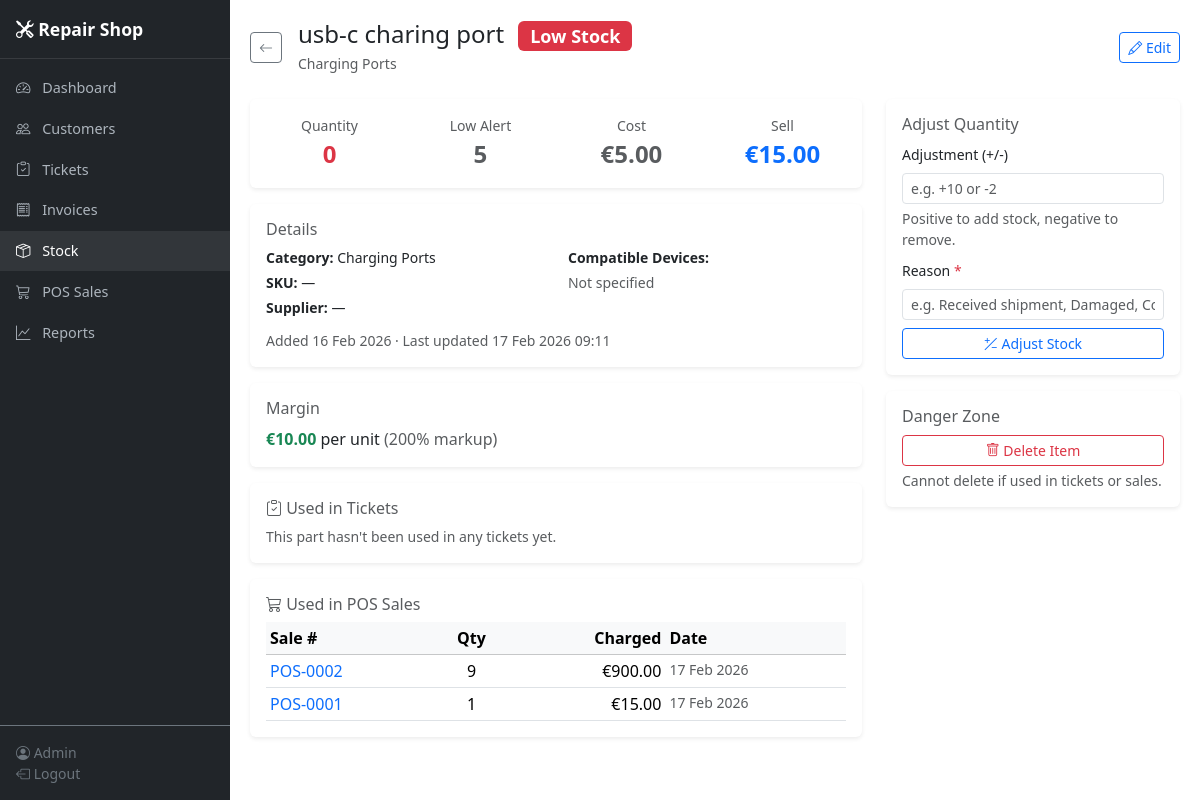
The app's page /stock/2 (signed in) with its own data.
### app/models.py (models this page shows, shortened)
class User(UserMixin, db.Model):
    __tablename__ = "users"
    id = db.Column(db.Integer, primary_key=True)
    username = db.Column(db.String(80), unique=True, nullable=False, index=True)
    email = db.Column(db.String(120), unique=True, nullable=False)
    password_hash = db.Column(db.String(256), nullable=False)
    full_name = db.Column(db.String(120), nullable=False)
    role = db.Column(db.String(20), nullable=False, default="technician")
    is_active = db.Column(db.Boolean, default=True)
    created_at = db.Column(db.DateTime, default=utcnow)
    assigned_tickets = db.relationship("Ticket", backref="technician", lazy="dynamic",
                                       foreign_keys="Ticket.technician_id")
    progress_logs = db.relationship("TicketProgressLog", backref="user", lazy="dynamic")
    pos_sales = db.relationship("POSSale", backref="served_by_user", lazy="dynamic")

class StockItem(db.Model):
    __tablename__ = "stock_items"
    id = db.Column(db.Integer, primary_key=True)
    name = db.Column(db.String(150), nullable=False, index=True)
    category = db.Column(db.String(60), default="General")
    compatible_devices = db.Column(db.Text, default="")
    sku = db.Column(db.String(60), default="", index=True)
    quantity = db.Column(db.Integer, default=0)
    low_stock_threshold = db.Column(db.Integer, default=5)
    cost_price = db.Column(db.Float, default=0.0)
    sell_price = db.Column(db.Float, default=0.0)
    supplier = db.Column(db.String(120), default="")
    created_at = db.Column(db.DateTime, default=utcnow)
    updated_at = db.Column(db.DateTime, default=utcnow, onupdate=utcnow)
    ticket_uses = db.relationship("TicketPartUsed", backref="stock_item", lazy="dynamic")
    pos_sale_items = db.relationship("POSSaleItem", backref="stock_item", lazy="dynamic")
    @property
    def is_low_stock(self):
        return self.quantity <= self.low_stock_threshold

class POSSaleItem(db.Model):
    __tablename__ = "pos_sale_items"
    id = db.Column(db.Integer, primary_key=True)
    sale_id = db.Column(db.Integer, db.ForeignKey("pos_sales.id"), nullable=False, index=True)
    stock_item_id = db.Column(db.Integer, db.ForeignKey("stock_items.id"), nullable=False)
    quantity = db.Column(db.Integer, nullable=False, default=1)
    price_charged = db.Column(db.Float, nullable=False, default=0.0)
    created_at = db.Column(db.DateTime, default=utcnow)
    @property
    def line_total(self):
        return self.quantity * self.price_charged

class POSSale(db.Model):
    __tablename__ = "pos_sales"
    id = db.Column(db.Integer, primary_key=True)
    sale_number = db.Column(db.String(20), unique=True, nullable=False, index=True)
    served_by = db.Column(db.Integer, db.ForeignKey("users.id"), nullable=False)
    customer_id = db.Column(db.Integer, db.ForeignKey("customers.id"), nullable=True)
    total = db.Column(db.Float, nullable=False, default=0.0)
    payment_method = db.Column(db.String(20), nullable=False, default="Cash")
    notes = db.Column(db.Text, default="")
    created_at = db.Column(db.DateTime, default=utcnow)
    items = db.relationship("POSSaleItem", backref="sale", lazy="dynamic",
                            cascade="all, delete-orphan")

### app/blueprints/stock/routes.py (the view)
@bp.route("/<int:item_id>")
@login_required
def view(item_id):
    item = StockItem.query.get_or_404(item_id)
    ticket_uses = (
        TicketPartUsed.query
        .filter_by(stock_item_id=item.id)
        .order_by(TicketPartUsed.created_at.desc())
        .limit(50)
        .all()
    )
    pos_uses = (
        POSSaleItem.query
        .filter_by(stock_item_id=item.id)
        .order_by(POSSaleItem.created_at.desc())
        .limit(50)
        .all()
    )
    return render_template(
        "stock/view.html",
        item=item,
        ticket_uses=ticket_uses,
        pos_uses=pos_uses,
    )

### app/models.py (called while the page is built)
@login_manager.user_loader
def load_user(user_id):
    return db.session.get(User, int(user_id))

### app/templates/stock/view.html (shortened to what this page needs)
{% extends "base.html" %}
{% block content %}
<div class="d-flex justify-content-between align-items-center mb-4">
  <div class="d-flex align-items-center">
    <a href="{{ url_for('stock.index') }}" class="btn btn-outline-secondary btn-sm me-3">
      <i class="bi bi-arrow-left"></i>
    </a>
    <div>
      <h4 class="mb-0">
        {{ item.name }}
        {% if item.is_low_stock %}
        <span class="badge bg-danger ms-2">Low Stock</span>
        {% endif %}
      </h4>
      <small class="text-muted">
        {{ item.category }}
      </small>
    </div>
  </div>
  <div>
    <a href="{{ url_for('stock.edit', item_id=item.id) }}" class="btn btn-outline-primary btn-sm">
      <i class="bi bi-pencil"></i> Edit
    </a>
  </div>
</div>
<div class="row">
  <div class="col-lg-8">
    <div class="card border-0 shadow-sm mb-3">
      <div class="card-body">
        <div class="row text-center">
          <div class="col-3">
            <div class="text-muted small">Quantity</div>
            <div class="fs-4 fw-bold {% if item.is_low_stock %}text-danger{% else %}text-success{% endif %}">
              {{ item.quantity }}
            </div>
          </div>
          <div class="col-3">
            <div class="text-muted small">Low Alert</div>
            <div class="fs-4 fw-bold text-muted">{{ item.low_stock_threshold }}</div>
          </div>
          <div class="col-3">
            <div class="text-muted small">Cost</div>
            <div class="fs-4 fw-bold text-muted">€{{ '%.2f'|format(item.cost_price) }}</div>
          </div>
          <div class="col-3">
            <div class="text-muted small">Sell</div>
            <div class="fs-4 fw-bold text-primary">€{{ '%.2f'|format(item.sell_price) }}</div>
          </div>
        </div>
      </div>
    </div>
    <div class="card border-0 shadow-sm mb-3">
      <div class="card-body">
        <h6 class="text-muted mb-2">Details</h6>
        <div class="row">
          <div class="col-md-6">
            <p class="mb-1 small"><strong>Category:</strong> {{ item.category }}</p>
            <p class="mb-1 small"><strong>SKU:</strong> {{ item.sku or '—' }}</p>
            <p class="mb-1 small"><strong>Supplier:</strong> {{ item.supplier or '—' }}</p>
          </div>
          <div class="col-md-6">
            <p class="mb-1 small"><strong>Compatible Devices:</strong></p>
            <p class="mb-0 small text-muted">{{ item.compatible_devices or 'Not specified' }}</p>
          </div>
        </div>
        <p class="mb-0 mt-2 small text-muted">
          Added {{ item.created_at.strftime('%d %b %Y') }}
          {% if item.updated_at %} · Last updated {{ item.updated_at.strftime('%d %b %Y %H:%M') }}{% endif %}
        </p>
      </div>
    </div>
    {% if item.cost_price > 0 and item.sell_price > 0 %}
    <div class="card border-0 shadow-sm mb-3">
      <div class="card-body">
        <h6 class="text-muted mb-2">Margin</h6>
        {% set margin = item.sell_price - item.cost_price %}
        {% set margin_pct = ((margin / item.cost_price) * 100) if item.cost_price > 0 else 0 %}
        <p class="mb-0">
          <span class="fw-bold {% if margin > 0 %}text-success{% else %}text-danger{% endif %}">
            €{{ '%.2f'|format(margin) }}
          </span>
          per unit
          <span class="text-muted">({{ '%.0f'|format(margin_pct) }}% markup)</span>
        </p>
      </div>
    </div>
    {% endif %}
    <div class="card border-0 shadow-sm mb-3">
      <div class="card-body">
        <h6 class="text-muted mb-2">
          <i class="bi bi-clipboard-check"></i> Used in Tickets
        </h6>
        {% if ticket_uses %}
        <div class="table-responsive">
          <table class="table table-sm mb-0">
            <thead class="table-light">
              <tr>
                <th>Ticket</th>
                <th>Customer</th>
                <th class="text-center">Qty</th>
                <th class="text-end">Charged</th>
                <th>Date</th>
              </tr>
            </thead>
            <tbody>
              {% for tu in ticket_uses %}
              <tr>
                <td>
                  <a href="{{ url_for('tickets.view', ticket_id=tu.ticket.id) }}" class="text-decoration-none">
                    {{ tu.ticket.ticket_number }}
                  </a>
                </td>
                <td class="small text-muted">{{ tu.ticket.customer.full_name }}</td>
                <td class="text-center">{{ tu.quantity }}</td>
                <td class="text-end">€{{ '%.2f'|format(tu.line_total) }}</td>
                <td class="small text-muted">{{ tu.created_at.strftime('%d %b %Y') }}</td>
              </tr>
              {% endfor %}
            </tbody>
          </table>
        </div>
        {% else %}
        <p class="text-muted small mb-0">This part hasn't been used in any tickets yet.</p>
        {% endif %}
      </div>
    </div>
    <div class="card border-0 shadow-sm mb-3">
      <div class="card-body">
        <h6 class="text-muted mb-2">
          <i class="bi bi-cart3"></i> Used in POS Sales
        </h6>
        {% if pos_uses %}
        <div class="table-responsive">
          <table class="table table-sm mb-0">
            <thead class="table-light">
              <tr>
                <th>Sale #</th>
                <th class="text-center">Qty</th>
                <th class="text-end">Charged</th>
                <th>Date</th>
              </tr>
            </thead>
            <tbody>
              {% for pu in pos_uses %}
              <tr>
                <td>
                  <a href="{{ url_for('pos.view', sale_id=pu.sale.id) }}" class="text-decoration-none">
                    {{ pu.sale.sale_number }}
                  </a>
                </td>
                <td class="text-center">{{ pu.quantity }}</td>
                <td class="text-end">€{{ '%.2f'|format(pu.line_total) }}</td>
                <td class="small text-muted">{{ pu.created_at.strftime('%d %b %Y') }}</td>
              </tr>
              {% endfor %}
            </tbody>
          </table>
        </div>
        {% else %}
        <p class="text-muted small mb-0">This part hasn't been used in any POS sales yet.</p>
        {% endif %}
      </div>
    </div>
  </div>
  <div class="col-lg-4">
    <div class="card border-0 shadow-sm mb-3">
      <div class="card-body">
        <h6 class="text-muted mb-2">Adjust Quantity</h6>
        <form method="post" action="{{ url_for('stock.adjust_quantity', item_id=item.id) }}">
          <div class="mb-2">
            <label class="form-label small">Adjustment (+/-)</label>
            <input type="number" name="adjustment" class="form-control form-control-sm"
                   placeholder="e.g. +10 or -2" required>
            <div class="form-text">Positive to add stock, negative to remove.</div>
          </div>
          <div class="mb-2">
            <label class="form-label small">Reason <span class="text-danger">*</span></label>
            <input type="text" name="reason" class="form-control form-control-sm"
                   placeholder="e.g. Received shipment, Damaged, Correction" required>
          </div>
          <button type="submit" class="btn btn-sm btn-outline-primary w-100">
            <i class="bi bi-plus-slash-minus"></i> Adjust Stock
          </button>
        </form>
      </div>
    </div>
    <div class="card border-0 shadow-sm mb-3">
      <div class="card-body">
        <h6 class="text-muted mb-2">Danger Zone</h6>
        <form method="post" action="{{ url_for('stock.delete', item_id=item.id) }}"
              onsubmit="return confirm('Are you sure you want to delete this stock item?');">
          <button type="submit" class="btn btn-sm btn-outline-danger w-100">
            <i class="bi bi-trash"></i> Delete Item
          </button>
        </form>
        <small class="text-muted d-block mt-1">Cannot delete if used in tickets or sales.</small>
      </div>
    </div>
  </div>
</div>
{% endblock %}

### app/templates/base.html (shortened to what this page needs)
<!DOCTYPE html>
<html lang="en" data-bs-theme="light">
<head>
  <link href="https://cdn.jsdelivr.net/npm/bootstrap@5.3.3/dist/css/bootstrap.min.css" rel="stylesheet">
  <link href="https://cdn.jsdelivr.net/npm/bootstrap-icons@1.11.3/font/bootstrap-icons.min.css" rel="stylesheet">
</head>
<body>
  {% if current_user.is_authenticated %}
  <nav class="sidebar d-flex flex-column" id="sidebar">
    <div class="sidebar-brand">
      <i class="bi bi-tools"></i> {{ shop_name }}
    </div>
    <ul class="nav flex-column mt-2 flex-grow-1">
      <li class="nav-item">
        <a class="nav-link {% if request.endpoint == 'dashboard.index' %}active{% endif %}" href="{{ url_for('dashboard.index') }}">
          <i class="bi bi-speedometer2"></i> Dashboard
        </a>
      </li>
      <li class="nav-item">
        <a class="nav-link {% if 'customers' in request.endpoint|default('') %}active{% endif %}" href="{{ url_for('customers.index') }}">
          <i class="bi bi-people"></i> Customers
        </a>
      </li>
      <li class="nav-item">
        <a class="nav-link {% if 'tickets' in request.endpoint|default('') %}active{% endif %}" href="{{ url_for('tickets.index') }}">
          <i class="bi bi-clipboard-check"></i> Tickets
        </a>
      </li>
      <li class="nav-item">
        <a class="nav-link {% if 'invoices' in request.endpoint|default('') %}active{% endif %}" href="{{ url_for('invoices.index') }}">
          <i class="bi bi-receipt"></i> Invoices
        </a>
      </li>
      <li class="nav-item">
        <a class="nav-link {% if 'stock' in request.endpoint|default('') %}active{% endif %}" href="{{ url_for('stock.index') }}">
          <i class="bi bi-box-seam"></i> Stock
        </a>
      </li>
      <li class="nav-item">
        <a class="nav-link {% if 'pos' in request.endpoint|default('') %}active{% endif %}" href="{{ url_for('pos.index') }}">
          <i class="bi bi-cart3"></i> POS Sales
        </a>
      </li>
      <li class="nav-item">
        <a class="nav-link {% if 'reports' in request.endpoint|default('') %}active{% endif %}" href="{{ url_for('reports.index') }}">
          <i class="bi bi-graph-up"></i> Reports
        </a>
      </li>
    </ul>
    <div class="p-3 border-top border-secondary small text-secondary">
      <i class="bi bi-person-circle"></i> {{ current_user.full_name }}
      <br>
      <a href="{{ url_for('auth.logout') }}" class="text-secondary text-decoration-none">
        <i class="bi bi-box-arrow-left"></i> Logout
      </a>
    </div>
  </nav>
  <div class="main-content">
    {% block content %}{% endblock %}
  </div>
  {% endif %}
</body>
</html>

### app/templates/base.html (style rules this page uses)
:root { --sidebar-width: 230px; }
body { min-height: 100vh; }
.sidebar { width: var(--sidebar-width); min-height: 100vh; background: #212529; position: fixed; top: 0; left: 0; z-index: 1030; transition: transform .2s; }
.sidebar .nav-link { color: #adb5bd; padding: .6rem 1rem; font-size: .9rem; }
.sidebar .nav-link:hover, .sidebar .nav-link.active { color: #fff; background: rgba(255,255,255,.08); }
.sidebar .nav-link i { width: 22px; text-align: center; margin-right: .5rem; }
.main-content { margin-left: var(--sidebar-width); padding: 1.25rem; }
.sidebar-brand { padding: 1rem; font-weight: 700; font-size: 1.1rem; color: #fff; border-bottom: 1px solid rgba(255,255,255,.1); }

### records on screen
User: full_name "Admin"
StockItem: name "usb-c charing port", category "Charging Ports", quantity "0", low_stock_threshold "5", cost_price "5.00", sell_price "15.00", sku "—", supplier "—", compatible_devices "Not specified", created_at "16 Feb 2026", updated_at "17 Feb 2026 09:11"
POSSaleItem: sale.sale_number "POS-0002", quantity "9", line_total "900.00", created_at "17 Feb 2026"
POSSaleItem: sale.sale_number "POS-0001", quantity "1", line_total "15.00", created_at "17 Feb 2026"

### other values on screen
{{ shop_name }} "Repair Shop"
{{ '%.2f'|format(margin) }} "10.00"
{{ '%.0f'|format(margin_pct) }} "200"
